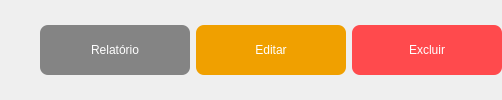
                <widget class="QWidget" name="page_6">
                 <layout class="QHBoxLayout" name="horizontalLayout_16">
                  <property name="leftMargin">
                   <number>0</number>
                  </property>
                  <property name="rightMargin">
                   <number>0</number>
                  </property>
                  <item>
                   <spacer name="horizontalSpacer_5">
                    <property name="orientation">
                     <enum>Qt::Horizontal</enum>
                    </property>
                    <property name="sizeHint" stdset="0">
                     <size>
                      <width>40</width>
                      <height>20</height>
                     </size>
                    </property>
                   </spacer>
                  </item>
                  <item>
                   <widget class="QPushButton" name="relatorio_6">
                    <property name="minimumSize">
                     <size>
                      <width>150</width>
                      <height>50</height>
                     </size>
                    </property>
                    <property name="maximumSize">
                     <size>
                      <width>150</width>
                      <height>50</height>
                     </size>
                    </property>
                    <property name="styleSheet">
                     <string notr="true">QPushButton{
	border-radius: 8px;
	background-color: rgb(132, 132, 132);
	color: rgb(255, 255, 255);
	font: 63 12pt &quot;Yu Gothic UI Semibold&quot;;
}
QPushButton:hover{
	background-color: rgb(152, 152, 152);
	color: rgb(255, 255, 255);
}
QPushButton:pressed{
	background-color: rgb(159, 159, 159);
	color: rgb(255, 255, 255);
}</string>
                    </property>
                    <property name="text">
                     <string>Relatório</string>
                    </property>
                   </widget>
                  </item>
                  <item>
                   <widget class="QPushButton" name="atualizar_6">
                    <property name="minimumSize">
                     <size>
                      <width>150</width>
                      <height>50</height>
                     </size>
                    </property>
                    <property name="maximumSize">
                     <size>
                      <width>150</width>
                      <height>50</height>
                     </size>
                    </property>
                    <property name="styleSheet">
                     <string notr="true">QPushButton{
	border-radius: 8px;
	background-color: rgb(240, 160, 0);
	color: rgb(255, 255, 255);
	font: 63 12pt &quot;Yu Gothic UI Semibold&quot;;
}
QPushButton:hover{
background-color: rgb(236, 177, 0);
}
QPushButton:pressed{
	background-color: rgb(159, 159, 159);
}
</string>
                    </property>
                    <property name="text">
                     <string>Editar</string>
                    </property>
                   </widget>
                  </item>
                  <item>
                   <widget class="QPushButton" name="excluir_matricula">
                    <property name="minimumSize">
                     <size>
                      <width>150</width>
                      <height>50</height>
                     </size>
                    </property>
                    <property name="maximumSize">
                     <size>
                      <width>150</width>
                      <height>50</height>
                     </size>
                    </property>
                    <property name="styleSheet">
                     <string notr="true">QPushButton{
	border-radius: 8px;
	color: rgb(255, 255, 255);
	background-color: rgb(255, 74, 77);
	font: 63 12pt &quot;Yu Gothic UI Semibold&quot;;
}
QPushButton:hover{
	background-color: rgb(255, 50, 50);
	color: rgb(255, 255, 255);
}
QPushButton:pressed{
	background-color: rgb(159, 159, 159);
	color: rgb(255, 255, 255);
}</string>
                    </property>
                    <property name="text">
                     <string>Excluir</string>
                    </property>
                   </widget>
                  </item>
                 </layout>
                </widget>
